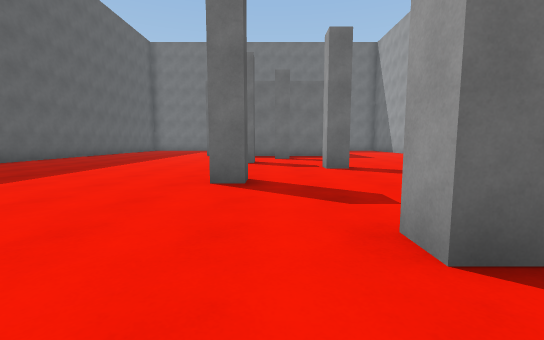
[1] (above)

20 first-person views from a walk through a 3-D level made in the Unity game engine. The camera is 1.2 m above the floor, tilts 6° down and sees 90° across. The floor is counted in squares, 2 m on a side. Each view is taken from the middle of a square. On the plan, view 1 faces up. The plan holds only what a view shows up to about 9 squares ahead; the rest is blank. The place goes on beyond the plan. The player is left out. Surface patterns are stand-ins for the level's own textures.

[2]
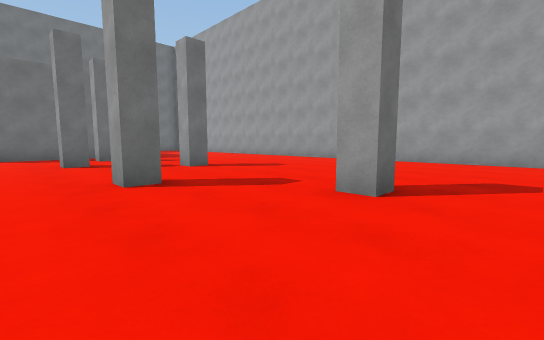

[3]
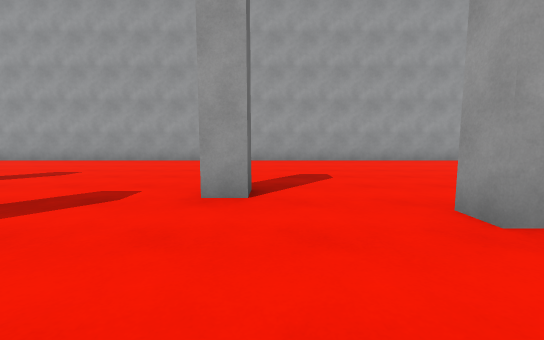

[4]
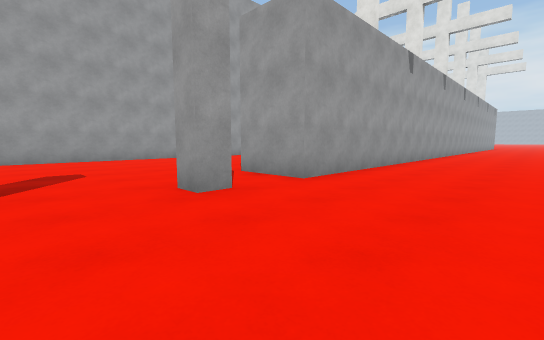

[5]
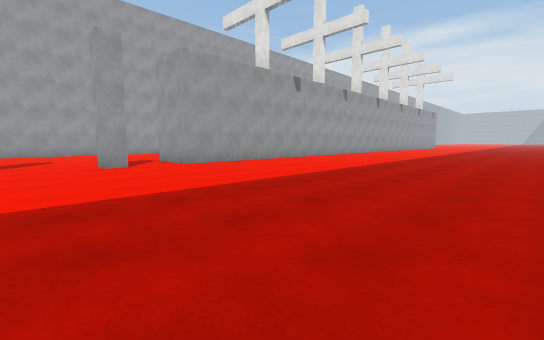

[6]
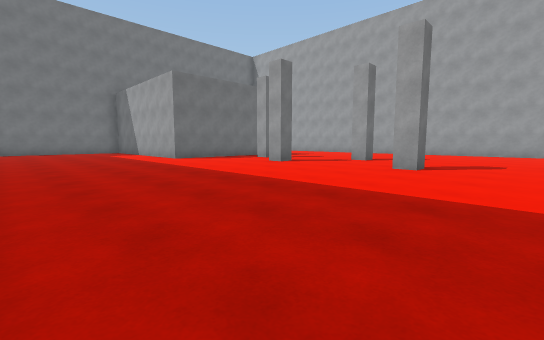

[7]
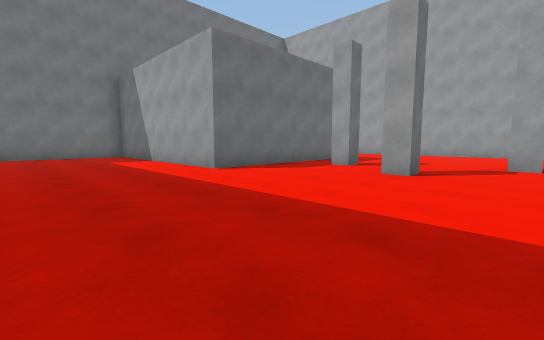

[8]
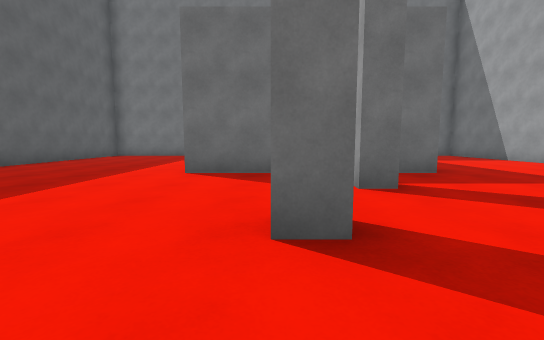

[9]
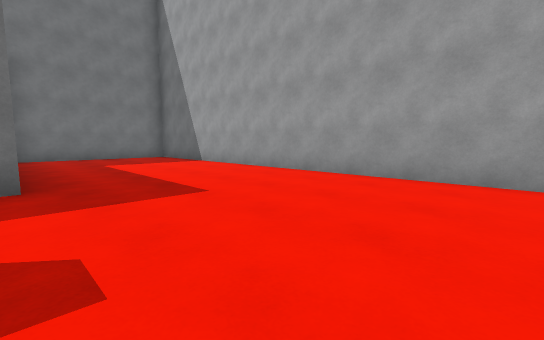

[10]
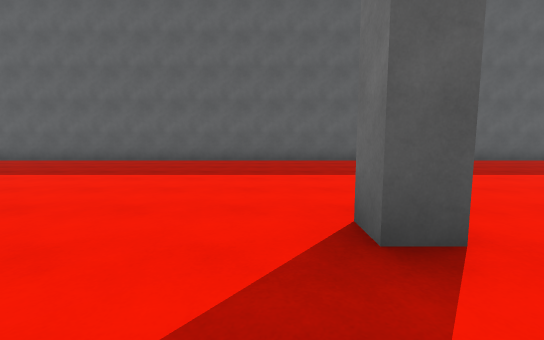

[11]
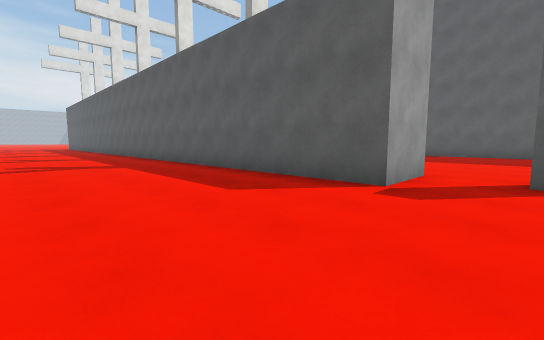

[12]
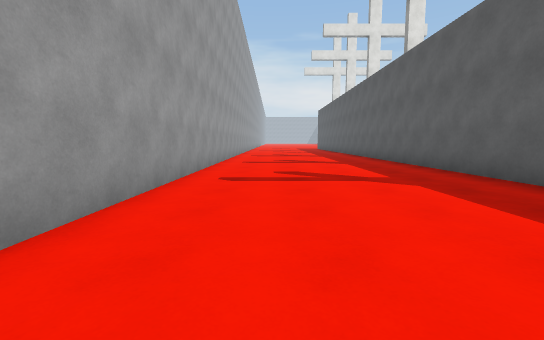

[13]
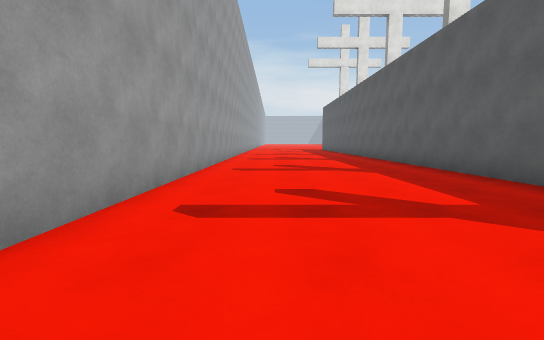

[14]
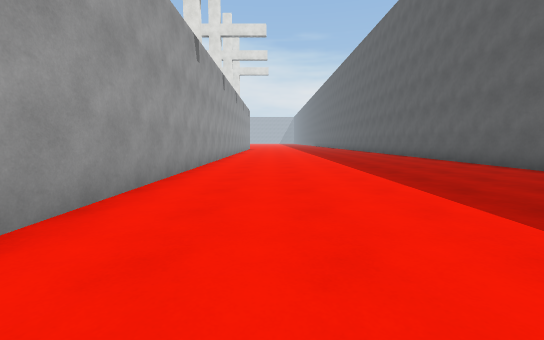

[15]
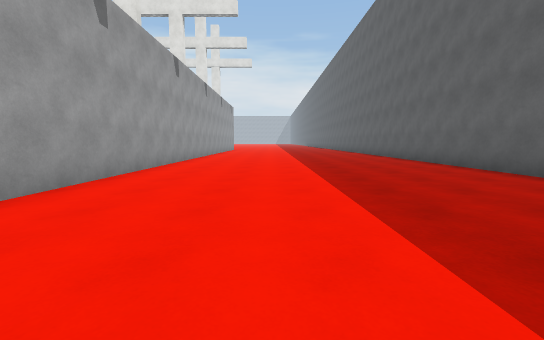

[16]
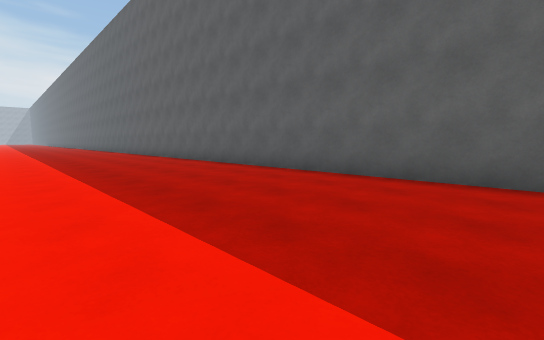

[17]
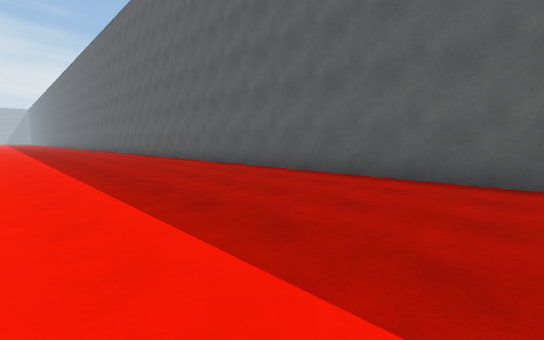

[18]
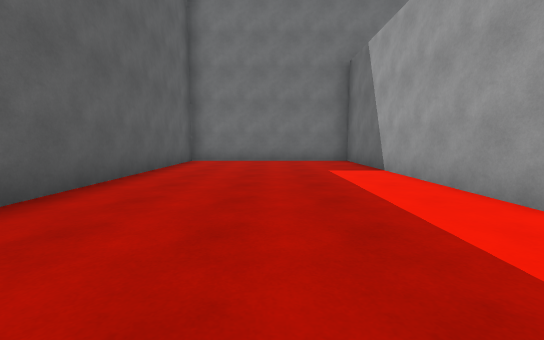

[19]
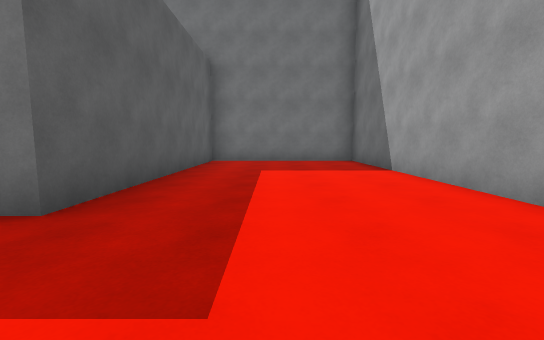

[20]
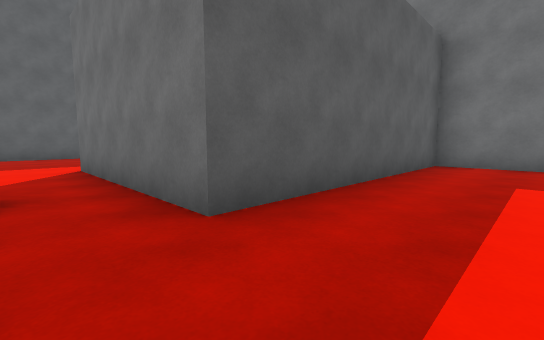

### Floor plan
Points are (right, up) in squares from view 1. A wall is a line through its corners. A room is listed if a view was taken in it or the views show most of it. See-through windows are left out.
Room 1 (views 1, 2, 3, 4, 5, 6, 7, 8, 9, 10, 11, 12, 13, 14, 15, 16, 17, 18, 19, 20)
walls: (-0.3, -1.1) (-0.3, -0.6) (0.4, -0.6); (1.4, 1.3) (0.8, 1.3) (0.8, 1.9); (-0.5, 4.4) (-0.5, 3.8) (-1, 3.8) (-1, 4.4); (1.8, 6) (1.2, 6) (1.2, 6.5); (-0.5, 8.1) (-0.5, 7.6) (-1, 7.6) (-1, 8.1); (0.6, 9.4) (0.1, 9.4) (0.1, 10); (-0.3, -15) (-0.3, -2.5) (1.4, -2.5) (1.4, -15.1); (3.1, 17.5) (2.1, 17.5) (2.1, 11.1) (-2.7, 11.1) (-2.7, 17.5) (-3.1, 17.5); (-6.9, 17.5) (-7.5, 17.5) (-7.5, -15.1); (6.5, -15.1) (6.5, 17.5) (5.9, 17.5)

Where each view was taken, in squares from view 1:
view 1: 0 up, 0 right, facing up
view 2: 0 up, 2 left, facing up-right
view 3: 1 up, 2 left, facing right
view 4: 1 up, 3 left, facing down-right
view 5: 1 up, 7 left, facing down-right
view 6: 2 up, 7 left, facing up-right
view 7: 6 up, 6 left, facing up-right
view 8: 6 up, 1 left, facing up
view 9: 7 up, 2 right, facing up-right
view 10: 7 up, 1 right, facing left
view 11: 1 down, 5 right, facing down-left
view 12: 4 down, 5 right, facing down
view 13: 6 down, 5 right, facing down
view 14: 4 down, 2 left, facing down
view 15: 6 down, 3 left, facing down
view 16: 5 down, 3 left, facing down-left
view 17: 2 down, 3 left, facing down-left
view 18: 9 up, 5 left, facing up
view 19: 9 up, 4 right, facing up
view 20: 10 up, 4 right, facing up-left
